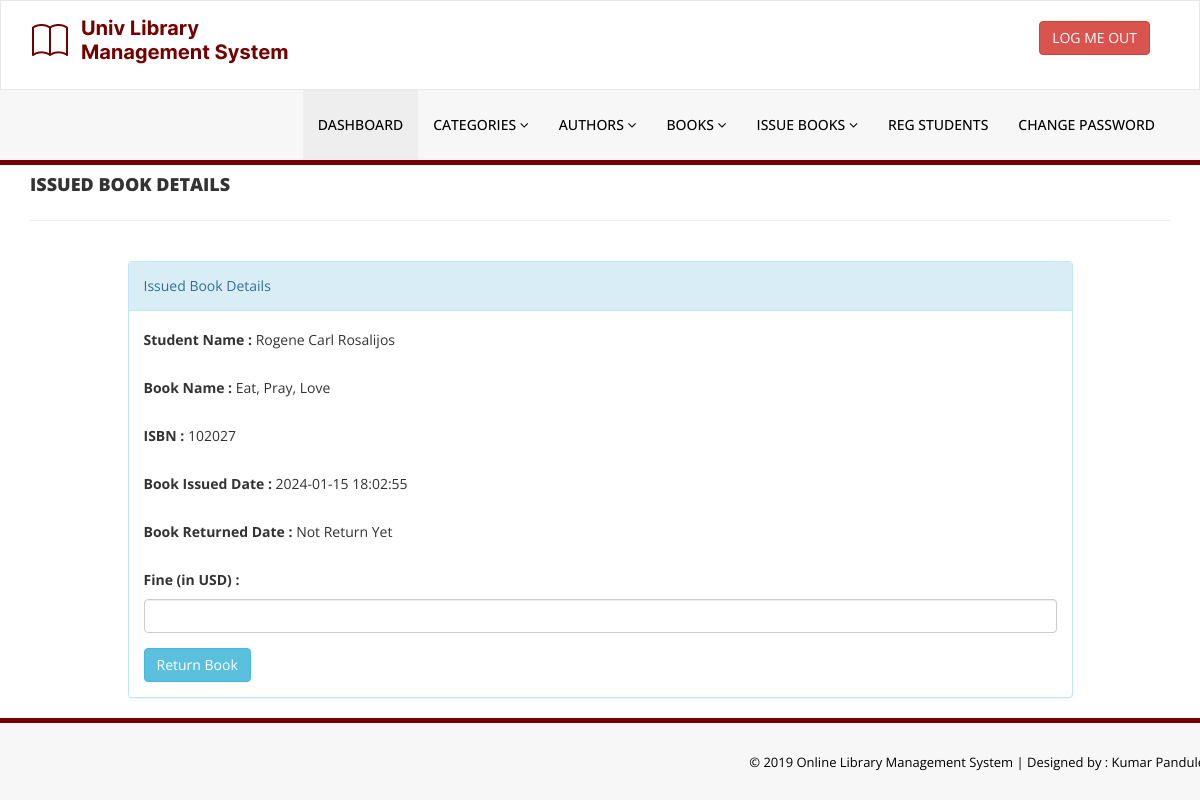
Before: /library/admin/update-issue-bookdeails.php?rid=6 (signed in) with the older database file.
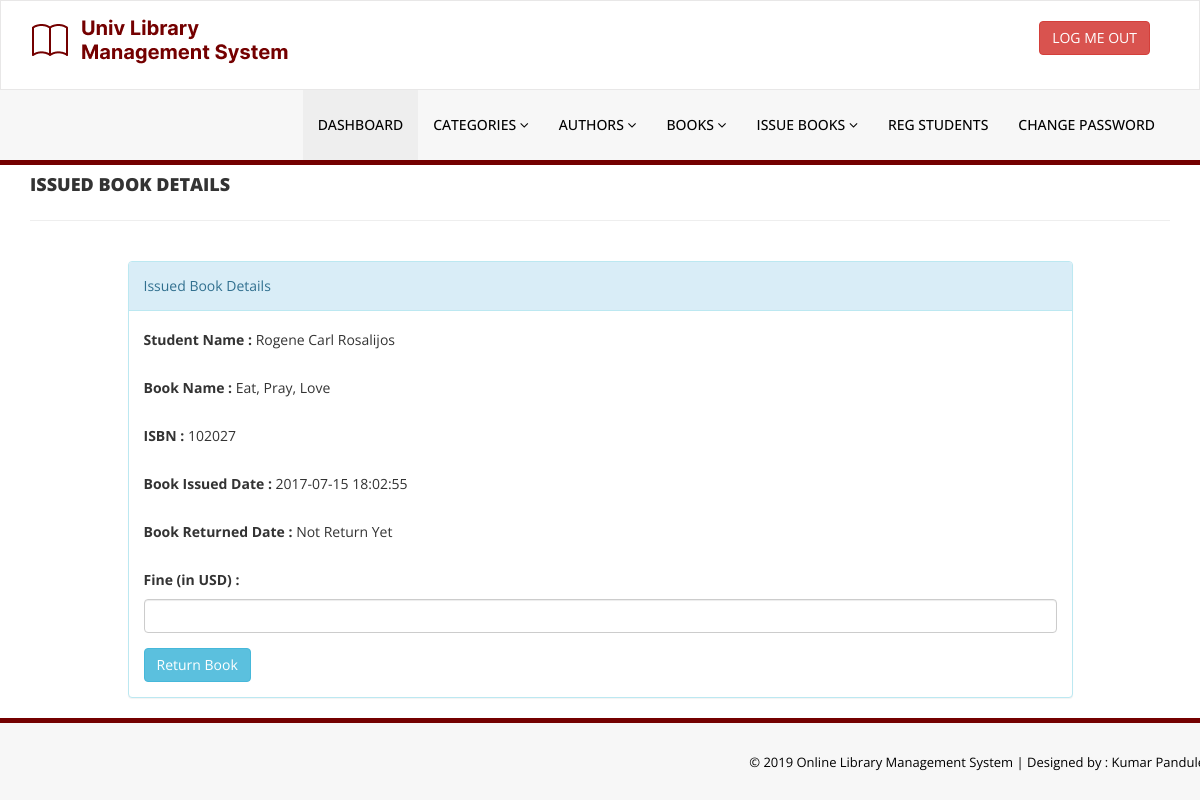
After: the same page with the newer database file.
### tables this page shows
CREATE TABLE `tblissuedbookdetails` (
  `id` int(11) NOT NULL,
  `BookId` int(11) DEFAULT NULL,
  `StudentID` varchar(150) DEFAULT NULL,
  `IssuesDate` timestamp NULL DEFAULT current_timestamp(),
  `ReturnDate` timestamp NULL DEFAULT NULL ON UPDATE current_timestamp(),
  `RetrunStatus` int(1) DEFAULT NULL,
  `fine` int(11) DEFAULT NULL
);

CREATE TABLE `tblstudents` (
  `id` int(11) NOT NULL,
  `StudentId` varchar(100) DEFAULT NULL,
  `FullName` varchar(120) DEFAULT NULL,
  `EmailId` varchar(120) DEFAULT NULL,
  `MobileNumber` char(11) DEFAULT NULL,
  `Password` varchar(120) DEFAULT NULL,
  `Status` int(1) DEFAULT NULL,
  `RegDate` timestamp NULL DEFAULT current_timestamp(),
  `UpdationDate` timestamp NULL DEFAULT NULL ON UPDATE current_timestamp()
);

CREATE TABLE `tblbooks` (
  `id` int(11) NOT NULL,
  `BookName` varchar(255) DEFAULT NULL,
  `CatId` int(11) DEFAULT NULL,
  `AuthorId` int(11) DEFAULT NULL,
  `ISBNNumber` int(11) DEFAULT NULL,
  `BookPrice` int(11) DEFAULT NULL,
  `RegDate` timestamp NULL DEFAULT current_timestamp(),
  `UpdationDate` timestamp NULL DEFAULT NULL ON UPDATE current_timestamp()
);

### library/admin/update-issue-bookdeails.php (the view, shortened to what this page needs)
<?php
include('includes/config.php');
if(strlen($_SESSION['alogin'])==0)
    {
header('location:index.php');
}
else{
?>
<!DOCTYPE html>
<html xmlns="http://www.w3.org/1999/xhtml">
<head>
    <link href="assets/css/bootstrap.css" rel="stylesheet" />
    <link href="assets/css/font-awesome.css" rel="stylesheet" />
    <link href="assets/css/style.css" rel="stylesheet" />
</head>
<body>
<?php include('includes/header.php');?>
    <div class="content-wra
    <div class="content-wrapper">
         <div class="container">
        <div class="row pad-botm">
            <div class="col-md-12">
                <h4 class="header-line">Issued Book Details</h4>
                            </div>
</div>
<div class="row">
<div class="col-md-10 col-sm-6 col-xs-12 col-md-offset-1"">
<div class="panel panel-info">
<div class="panel-heading">
Issued Book Details
</div>
<div class="panel-body">
<form role="form" method="post">
<?php
$rid=intval($_GET['rid']);
$sql = "SELECT tblstudents.FullName,tblbooks.BookName,tblbooks.ISBNNumber,tblissuedbookdetails.IssuesDate,tblissuedbookdetails.ReturnDate,tblissuedbookdetails.id as rid,tblissuedbookdetails.fine,tblissuedbookdetails.RetrunStatus from  tblissuedbookdetails join tblstudents on tblstudents.StudentId=tblissuedbookdetails.StudentId join tblbooks on tblbooks.id=tblissuedbookdetails.BookId where tblissuedbookdetails.id=:rid";
$query = $dbh -> prepare($sql);
$query->bindParam(':rid',$rid,PDO::PARAM_STR);
$query->execute();
$results=$query->fetchAll(PDO::FETCH_OBJ);
if($query->rowCount() > 0)
{
foreach($results as $result)
{               ?>
<div class="form-group">
<label>Student Name :</label>
<?php echo htmlentities($result->FullName);?>
</div>
<div class="form-group">
<label>Book Name :</label>
<?php echo htmlentities($result->BookName);?>
</div>
<div class="form-group">
<label>ISBN :</label>
<?php echo htmlentities($result->ISBNNumber);?>
</div>
<div class="form-group">
<label>Book Issued Date :</label>
<?php echo htmlentities($result->IssuesDate);?>
</div>
<div class="form-group">
<label>Book Returned Date :</label>
<?php if($result->ReturnDate=="")
                                            {
                                                echo htmlentities("Not Return Yet");
                                            } else {
                                            echo htmlentities($result->ReturnDate);
}
                                            ?>
</div>
<div class="form-group">
<label>Fine (in USD) :</label>
<?php
if($result->fine=="")
{?>
<input class="form-control" type="text" name="fine" id="fine"  required />
<?php }else {
echo htmlentities($result->fine);
}
?>
</div>
 <?php if($result->RetrunStatus==0){?>
<button type="submit" name="return" id="submit" class="btn btn-info">Return Book </button>
 </div>
<?php }}} ?>
                            </div>
                        </div>
                            </div>
        </div>
    </div>
  <?php include('includes/footer.php');?>
</body>
</html>
<?php } ?>

Changed rows visible on the page:
changed tblissuedbookdetails "Rogene Carl Rosalijos": IssuesDate "2024-01-15 18:02:55" → "2017-07-15 18:02:55"
